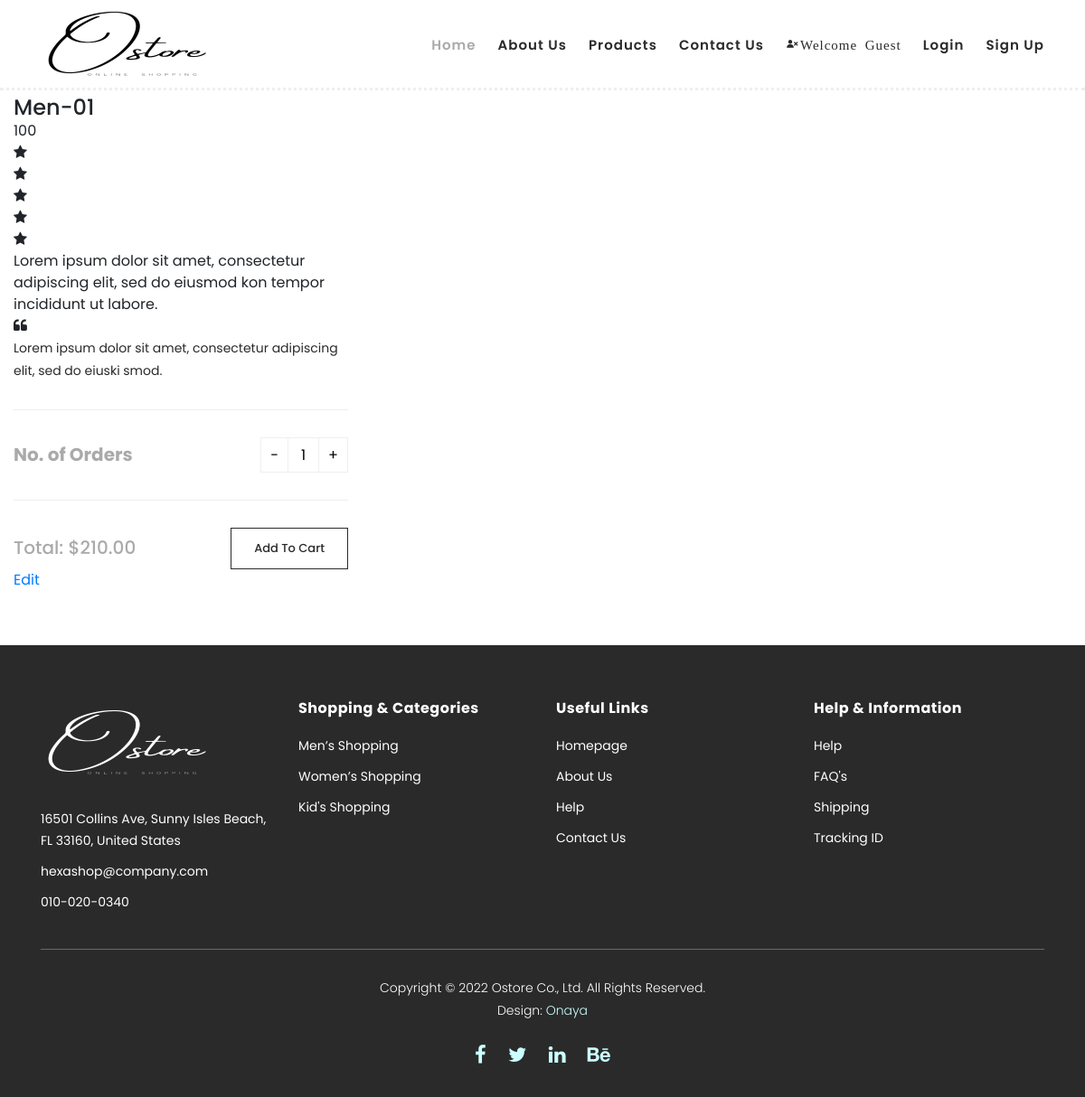
Before: /product1 with the older database file.
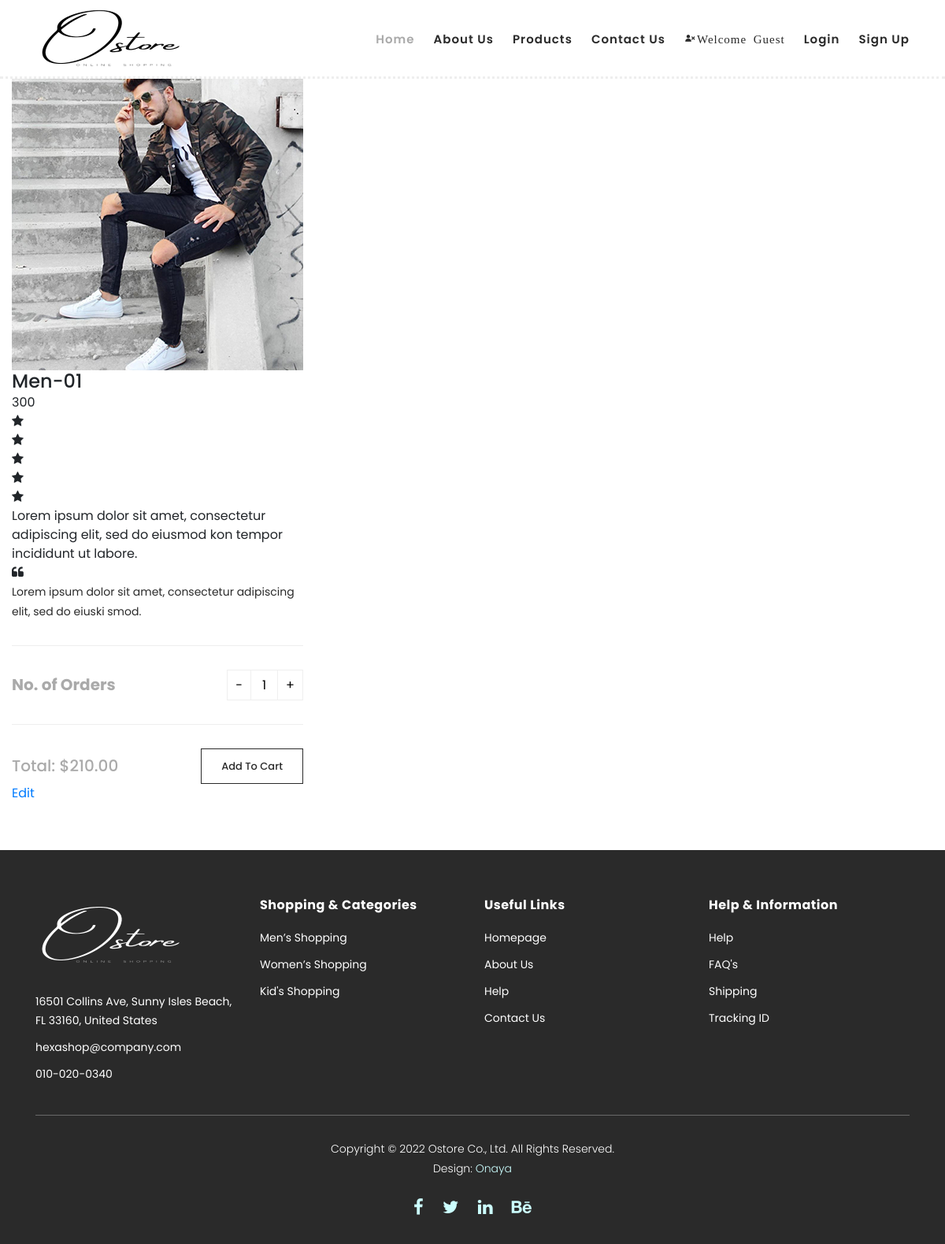
After: the same page with the newer database file.
### myapp/models.py (models this page shows, shortened)
class Product(db.Model):
    __tablename__ = "product"
    id = db.Column(db.Integer, primary_key=True)
    name = db.Column(db.String(64), nullable=True)
    price =  db.Column(db.String(78), nullable=True)
    filename = db.Column(
        db.String(89),
        nullable=True,
    )
    carts = db.relationship("LineItem", back_populates="product")

### myapp/product.py (the view)
@product.route("/product<int:id>")
def singleproduct(id):
    rows = Product.query.filter_by(id=id).first()
    return render_template("store/productdetails.html", rows=rows)

### myapp/templates/store/productdetails.html
{% extends 'store/base.html' %}
{% block content %}
    {% if rows  %}
                <div class="col-lg-4">
                    <div class="item">
                        <div class="thumb">
                            <img src="{{ url_for('product.media', filename=rows.filename) }}" alt="Women">
                        </div>
                        <div class="down-content">
                            <h4>{{ rows.name}}</h4>
                            <span>{{ rows.price}}</span>
                            <ul class="stars">
                                <li><i class="fa fa-star"></i></li>
                                <li><i class="fa fa-star"></i></li>
                                <li><i class="fa fa-star"></i></li>
                                <li><i class="fa fa-star"></i></li>
                                <li><i class="fa fa-star"></i></li>
                            </ul>
                            <span>Lorem ipsum dolor sit amet, consectetur adipiscing elit, sed do eiusmod kon tempor incididunt ut labore.</span>
                            <div class="quote">
                                <i class="fa fa-quote-left"></i><p>Lorem ipsum dolor sit amet, consectetur adipiscing elit, sed do eiuski smod.</p>
                            </div>
                            <div class="quantity-content">
                                <div class="left-content">
                                    <h6>No. of Orders</h6>
                                </div>
                                <div class="right-content">
                                    <div class="quantity buttons_added">
                                        <input type="button" value="-" class="minus"><input type="number" step="1" min="1" max="" name="quantity" value="1" title="Qty" class="input-text qty text" size="4" pattern="" inputmode=""><input type="button" value="+" class="plus">
                                    </div>
                                </div>
                            </div>
                            <div class="total">
                                <h4>Total: $210.00</h4>
                                <div class="main-border-button"><a href="#">Add To Cart</a></div>
                            </div>
                            <a href="{{ url_for('product.edit_product' , id =rows.id)}}">Edit</a>
                            <a href="{{ url_for('product.delete_product', id = rows.id)}}" class="delete"  onclick="return confirm('Are You Sure To Delete ?')" title="Delete" data-toggle="tooltip"><i class="material-icons">&#xE872;</i></a>
                        </div>
                    </div>
                </div>
    {% endif  %}
{% endblock  %}

### myapp/templates/store/base.html (shortened to what this page needs)
<!DOCTYPE html>
<html lang="en">
  <head>
    <link rel="stylesheet" href="{{ url_for('static' , filename='css/style.css')}}">
    <link rel="stylesheet" type="text/css" href="static/css/bootstrap.min.css">
    <link rel="stylesheet" type="text/css" href="static/css/font-awesome.css">
    <link rel="stylesheet" href="static/css/templatemo-hexashop.css">
    <link rel="stylesheet" href="static/css/owl-carousel.css">
    <link rel="stylesheet" href="static/css/lightbox.css">
    <link rel="stylesheet"href="https://unpkg.com/boxicons@latest/css/boxicons.min.css">
    </head>
    <body>
    <header class="header-area header-sticky">
        <div class="container">
            <div class="row">
                <div class="col-12">
                    <nav class="main-nav">
                        <a href="index.html" class="logo">
                            <img src="static/images/1bg1.png">
                        </a>
                        <ul class="nav">
                            <li class="scroll-to-section"><a href="{{ url_for('user.home')}}" class="active">Home</a></li>
                            <li><a href="{{ url_for('user.about')}}">About Us</a></li>
                            <li><a href="{{ url_for('product.products')}}">Products</a></li>
                            <li><a href="{{ url_for('user.contact')}}">Contact Us</a></li>
                            {% if not current_user.is_authenticated %}
                            <li><a href="#" class="navbar-item">
                                <i class='bx bxs-user-x' >Welcome Guest</i>
                            </a></li>
                            <li><a href="{{ url_for('user.login') }}" class="navbar-item">
                                Login
                            <li><a href="{{ url_for('user.register') }}" class="navbar-item">
                                Sign Up
                            </a></li>
                            {% endif %}
                        </ul>
                    </nav>
                </div>
            </div>
        </div>
    </header>
    {% block content %}
    {% endblock %}
     <footer>
        <div class="container">
            <div class="row">
                <div class="col-lg-3">
                    <div class="first-item">
                        <div class="logo">
                            <img src="static/images/2bg2.png" alt="Ostore logo">
                        </div>
                        <ul>
                            <li><a href="#">16501 Collins Ave, Sunny Isles Beach, FL 33160, United States</a></li>
                            <li><a href="#">hexashop@company.com</a></li>
                            <li><a href="#">010-020-0340</a></li>
                        </ul>
                    </div>
                </div>
                <div class="col-lg-3">
                    <h4>Shopping &amp; Categories</h4>
                    <ul>
                        <li><a href="#">Men’s Shopping</a></li>
                        <li><a href="#">Women’s Shopping</a></li>
                        <li><a href="#">Kid's Shopping</a></li>
                    </ul>
                </div>
                <div class="col-lg-3">
                    <h4>Useful Links</h4>
                    <ul>
                        <li><a href="#">Homepage</a></li>
                        <li><a href="#">About Us</a></li>
                        <li><a href="#">Help</a></li>
                        <li><a href="#">Contact Us</a></li>
                    </ul>
                </div>
                <div class="col-lg-3">
                    <h4>Help &amp; Information</h4>
                    <ul>
                        <li><a href="#">Help</a></li>
                        <li><a href="#">FAQ's</a></li>
                        <li><a href="#">Shipping</a></li>
                        <li><a href="#">Tracking ID</a></li>
                    </ul>
                </div>
                <div class="col-lg-12">
                    <div class="under-footer">
                        <p>Copyright © 2022 Ostore Co., Ltd. All Rights Reserved.
                        <br>Design: <a href="#" target="_parent">Onaya</a>
                        <ul>
                            <li><a href="#"><i class="fa fa-facebook"></i></a></li>
                            <li><a href="#"><i class="fa fa-twitter"></i></a></li>
                            <li><a href="#"><i class="fa fa-linkedin"></i></a></li>
                            <li><a href="#"><i class="fa fa-behance"></i></a></li>
                        </ul>
                    </div>
                </div>
            </div>
        </div>
    </footer>
  </body>
</html>

### myapp/static/css/style.css (style rules this page uses)
* { margin: 0; padding: 0; box-sizing: border-box; }

Changed rows visible on the page:
changed Product "Men-01": filename: picture added; price "100" → "300"
